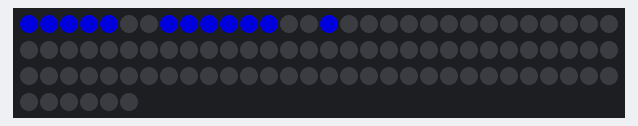
A sketch run on a simulated Arduino Uno, built with avr-gcc and run on an emulated ATmega328P. Parts: 96 RGB LEDs in strip order, left to right, continuing on the next row. Dim RGB values are drawn brighter than linear.

Above: at 1.1 s.
At 34.8 s:
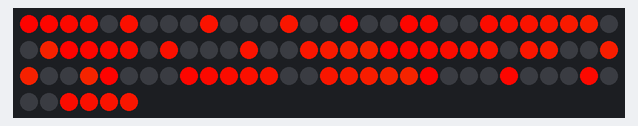

The sketch:

spell.ino
```cpp
#include <Adafruit_NeoPixel.h>
#include <avr/power.h>

#define PIN            6

// How many NeoPixels are attached to the Arduino?
#define NUMPIXELS      96

Adafruit_NeoPixel pixels = Adafruit_NeoPixel(NUMPIXELS, PIN, NEO_GRB + NEO_KHZ800);


void setup() {
  pixels.begin(); // This initializes the NeoPixel library.
  randomSeed(analogRead(0));
}

//  0  1  2  3
//  4  5  6  7
//  8  9 10 11
// 12 13 14 15

  int a[] = {12, 0, 1, 2, 3, 4, 7, 8, 9, 10, 11, 12, 15};
  int b[] = {11, 0, 4, 5, 6, 7, 8, 11, 12, 13, 14, 15};
  int c[] = {10, 0, 1, 2, 3, 4, 8, 12, 13, 14, 15};
  int d[] = {10, 0, 1, 2, 4, 7, 8, 11, 12, 13, 14};
  int e[] = {12, 0, 1, 2, 3, 4, 5, 6, 8, 12, 13, 14, 15};
  int f[] = {9, 0, 1, 2, 3, 4, 8, 9, 10, 12};
  int g[] = {11, 0, 1, 2, 3, 4, 8, 11, 12, 13, 14, 15};
  int h[] = {10, 0, 3, 4, 7, 8, 9, 10, 11, 12, 15};
  int i[] = {10, 0, 1, 2, 3, 5, 9, 12, 13, 14, 15};
  int j[] = {11, 0, 1, 2, 3, 7, 8, 11, 12, 13, 14, 15};
  int k[] = {9, 0, 2, 3, 4, 5, 8, 10, 12, 15};
  int l[] = {7, 0, 4, 8, 12, 13, 14, 15};
  int m[] = {11, 0, 1, 2, 3, 4, 5, 7, 8, 11, 12, 15};
  int n[] = {10, 0, 3, 4, 5, 7, 8, 10, 11, 12, 15};
  int o[] = {12, 0, 1, 2, 3, 4, 7, 8, 11, 12, 13, 14, 15};
  int p[] = {11, 0, 1, 2, 3, 4, 7, 8, 9, 10, 11, 12};
  int q[] = {11, 0, 1, 2, 3, 4, 7, 8, 11, 12, 13, 15};
  int r[] = {12, 0, 1, 2, 3, 4, 7, 8, 9, 10, 11, 12, 14};
  int s[] = {8, 0, 1, 2, 5, 10, 12, 13, 14};
  int t[] = {7, 0, 1, 2, 3, 5, 9, 13};
  int u[] = {10, 0, 3, 4, 7, 8, 11, 12, 13, 14, 15};
  int v[] = {8, 0, 3, 4, 7, 8, 11, 13, 14};
  int w[] = {11, 0, 3, 4, 7, 8, 10, 11, 12, 13, 14, 15};
  int x[] = {8, 0, 3, 5, 6, 9, 10, 12, 15};
  int y[] = {9, 0, 3, 4, 7, 8, 9, 10, 11, 14};
  int z[] = {10, 0, 1, 2, 3, 6, 9, 12, 13, 14, 15};
  int plus[] = {5, 5, 8, 9, 10, 13};
  int smile[] = {6, 0, 3, 8, 11, 13, 14};


void loop() {
  delay(1000); clear_all();
  spell(a,0);
  delay(1000); clear_all();
  spell(b,0);
  delay(1000); clear_all();
  spell(c,0);
  delay(1000); clear_all();
  spell(d,0);
  delay(1000); clear_all();
  spell(e,0);
  delay(1000); clear_all();
  spell(f,0);
  delay(1000); clear_all();
  spell(g,0);
  delay(1000); clear_all();
  spell(h,0);
  delay(1000); clear_all();
  spell(i,0);
  delay(1000); clear_all();
  spell(j,0);
  delay(1000); clear_all();
  spell(k,0);
  delay(1000); clear_all();
  spell(l,0);
  delay(1000); clear_all();
  spell(m,0);
  delay(1000); clear_all();
  spell(n,0);
  delay(1000); clear_all();
  spell(o,0);
  delay(1000); clear_all();
  spell(p,0);
  delay(1000); clear_all();
  spell(q,0);
  delay(1000); clear_all();
  spell(r,0);
  delay(1000); clear_all();
  spell(s,0);
  delay(1000); clear_all();
  spell(t,0);
  delay(1000); clear_all();
  spell(u,0);
  delay(1000); clear_all();
  spell(v,0);
  delay(1000); clear_all();
  spell(w,0);
  delay(1000); clear_all();
  spell(x,0);
  delay(1000); clear_all();
  spell(y,0);
  delay(1000); clear_all();
  spell(z,0);
  delay(1000); clear_all();
  spell(smile,0);
  delay(1000); clear_all();
  rainbow_spell(34);
  delay(1000); clear_all();
 }


void clear_all(){
  for(int i=0; i<pixels.numPixels(); i++){
    pixels.setPixelColor(i, pixels.Color(0,0,0));
  }
  pixels.show();
}

void spell(int letter[], int offset){
  for(int i=1;i<=letter[0];i++){
    pixels.setPixelColor(letter[i]+offset, pixels.Color(0,0,150)); // Moderately bright green color.
  }
  pixels.show();
}

void spell_rainbow(int letter[], int offset, int color){
  for(int i=1;i<=letter[0];i++){
    pixels.setPixelColor(letter[i]+offset, Wheel((i+color)%255)); // Moderately bright green color.
  }
  pixels.show();
}

//Theatre-style crawling lights with rainbow effect
void rainbow_spell(uint8_t wait) {
  for (int j=0; j < 256; j++) {     // cycle all 256 colors in the wheel
    spell_rainbow(t, 0, j);
    spell_rainbow(h, 16, j);
    spell_rainbow(i, 32, j);
    spell_rainbow(m, 48, j);
    spell_rainbow(b, 64, j);
    spell_rainbow(l, 80, j);
  }
}

// Input a value 0 to 255 to get a color value.
// The colours are a transition r - g - b - back to r.
uint32_t Wheel(byte WheelPos) {
  WheelPos = 255 - WheelPos;
  if(WheelPos < 85) {
    return pixels.Color(255 - WheelPos * 3, 0, WheelPos * 3);
  }
  if(WheelPos < 170) {
    WheelPos -= 85;
    return pixels.Color(0, WheelPos * 3, 255 - WheelPos * 3);
  }
  WheelPos -= 170;
  return pixels.Color(WheelPos * 3, 255 - WheelPos * 3, 0);
}
```

Measured:
- what the display in image 1 shows lasts 1.0 s, from 34.7 s to 35.7 s
